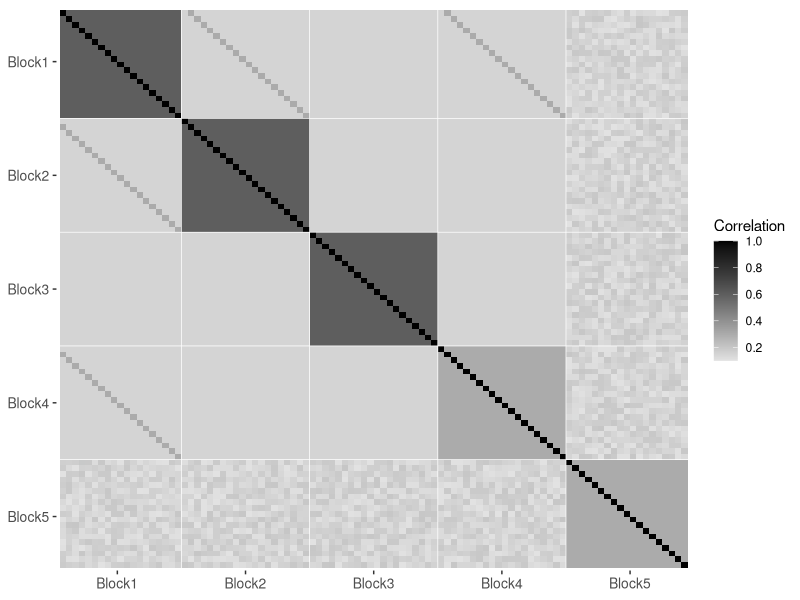

Reproduce this figure in R. (Note: this script raises an error after producing the figure.)
# Set working directory as the folder downloaded from 
# https://github.com/ZilongXie/LatentRegMissingKnockoff
setwd('') 

################################################################################
########################
## Correlation matrix ##  
########################
J <- 60
p <- 100
set.seed(123456789)
# Block-wise underlying correlation matrix
block1 <- 1:20
block2 <- 21:40
block3 <- 41:60
block4 <- 61:80
block5 <- 81:100
Sigma.true <- matrix(0, nrow = p, ncol = p)
Sigma.true[block1, block1] <- 0.6
Sigma.true[block2, block2] <- 0.6
Sigma.true[block3, block3] <- 0.6
Sigma.true[block4, block4] <- 0.3
Sigma.true[block5, block5] <- 0.3

Sigma.true[block1, block2] <- 0.15
Sigma.true[cbind(block1, block2)] <- 0.3
Sigma.true[block1, block3] <- 0.15
Sigma.true[block2, block3] <- 0.15

Sigma.true[block1, block4] <- 0.15
Sigma.true[cbind(block1, block4)] <- 0.3
Sigma.true[block2, block4] <- 0.15
Sigma.true[cbind(block2, block4)] <- 0.15
Sigma.true[block3, block4] <- 0.15

Sigma.true[c(block1, block2, block3, block4), block5] <- matrix(runif(80 * 20, min = 0.1, max = 0.2), nrow = 80)

Sigma.true[lower.tri(Sigma.true)] <- t(Sigma.true)[lower.tri(Sigma.true)]
diag(Sigma.true) <- 1


# Plot heatmap of the correlation matrix
require(ggplot2)

# Dummy data
x <- 0:99
y <- 99:0
corrplot <- expand.grid(X=x, Y=y)
corrplot$Correlation <- as.vector(Sigma.true)

# Heatmap 
ggplot(corrplot, aes(X, Y, fill= Correlation)) + 
  geom_tile() +
  scale_fill_gradient2(low="white", high="black", breaks = (0:5)/5) + 
  scale_x_continuous(expand = c(0,0), breaks= seq(10, 90, 20) - 0.5, limits = c(0, 99), labels = c('Block1','Block2','Block3','Block4','Block5')) +
  scale_y_continuous(expand = c(0,0), breaks= seq(10, 90, 20) - 0.5, limits = c(0, 99), labels = c('Block5','Block4','Block3','Block2','Block1')) +
  theme(panel.background = element_rect(fill = 'NA'),
        panel.ontop = TRUE,
        panel.grid.major = element_blank(),
        axis.text = element_text(size = 10),
        axis.title.x = element_blank(),
        axis.title.y = element_blank()) 


########################
## Unknown parameters ##
########################
bin.ind <- c(1:10, 21:30, 41:50, 61:70, 81:90)
con.ind <- c(11:20, 31:40, 51:60, 71:80, 91:100)
ord.ind <- NULL
con.params.true <- list()
con.params.true$mean <- rep(0, 50)
con.params.true$sd <- rep(1, 50)
bin.params.true <- as.vector(matrix(c(-1.2, -0.3, 0, 0.3, 1.2), nrow = 5, ncol = 10))
ord.params.true <- NULL
beta.true <- rep(0, 100)
# beta.true[c(1,2,21,22,41,51,61,71,81,91)] <- c(1, -1, 1, -1, 0.75, -0.75, 0.5, -0.5, 0.25, -0.25)/5

beta.true[c(1,11,22,32,43,53,64,74,85,95)] <- c(1, -1, 1, -1, 1, -1, 1, -1, 1, -1)/2

#################################
## Missing at random paramters ##
#################################
expit <- function(x) {1/(1+exp(-x))}
# MAR derived from means of the fifth-block
# c(-1, 1/20, 1/20, ..., 1/20)

####################
## IRT parameters ##
####################
a.vec <- runif(J, 0.5, 1)
d1.vec <- runif(J, -2, 0)
d2.vec <- NA * d1.vec

##############
## Booklets ##
##############
booklets <- matrix(0, nrow = 3, ncol = J)
booklets[1,1:20] <- 1
booklets[2,21:40] <- 1
booklets[3,41:60] <- 1
save( p, J, bin.ind, con.ind, ord.ind, con.params.true, bin.params.true, ord.params.true,
      beta.true, Sigma.true, block1, block2, block3, block4, block5, a.vec, d1.vec, d2.vec,
      booklets, file = './Simulation/simulation_params.RData')
